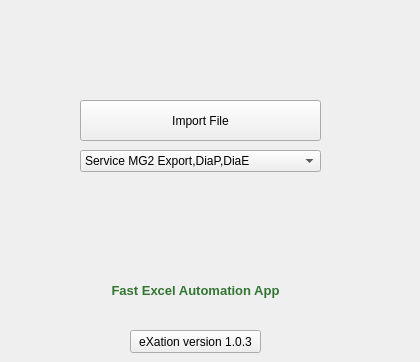
      <widget class="QWidget" name="page">
       <widget class="QPushButton" name="pushButton">
        <property name="geometry">
         <rect>
          <x>80</x>
          <y>100</y>
          <width>241</width>
          <height>41</height>
         </rect>
        </property>
        <property name="text">
         <string>Import File</string>
        </property>
       </widget>
       <widget class="QLabel" name="label">
        <property name="geometry">
         <rect>
          <x>-10</x>
          <y>270</y>
          <width>411</width>
          <height>41</height>
         </rect>
        </property>
        <property name="styleSheet">
         <string notr="true">font: 14pt &quot;Terminal&quot;;
color: rgba(0, 85, 0, 201);</string>
        </property>
        <property name="text">
         <string>&lt;html&gt;&lt;head/&gt;&lt;body&gt;&lt;p align=&quot;center&quot;&gt;&lt;span style=&quot; font-size:10pt; font-weight:600;&quot;&gt;Fast Excel Automation App&lt;/span&gt;&lt;/p&gt;&lt;/body&gt;&lt;/html&gt;</string>
        </property>
       </widget>
       <widget class="QLabel" name="label_5">
        <property name="geometry">
         <rect>
          <x>180</x>
          <y>230</y>
          <width>41</width>
          <height>41</height>
         </rect>
        </property>
        <property name="text">
         <string/>
        </property>
        <property name="pixmap">
         <pixmap>icon.png</pixmap>
        </property>
        <property name="scaledContents">
         <bool>true</bool>
        </property>
       </widget>
       <widget class="QLabel" name="label_9">
        <property name="geometry">
         <rect>
          <x>80</x>
          <y>180</y>
          <width>241</width>
          <height>20</height>
         </rect>
        </property>
        <property name="text">
         <string>&lt;html&gt;&lt;head/&gt;&lt;body&gt;&lt;p align=&quot;center&quot;&gt;&lt;span style=&quot; font-size:7pt;&quot;&gt;&lt;br/&gt;&lt;/span&gt;&lt;/p&gt;&lt;/body&gt;&lt;/html&gt;</string>
        </property>
       </widget>
       <widget class="QLabel" name="label_13">
        <property name="geometry">
         <rect>
          <x>20</x>
          <y>20</y>
          <width>121</width>
          <height>41</height>
         </rect>
        </property>
        <property name="styleSheet">
         <string notr="true">background-color: none;
font: 12pt &quot;Rage Italic&quot;;
color: rgba(0, 85, 0, 201);</string>
        </property>
        <property name="text">
         <string/>
        </property>
        <property name="pixmap">
         <pixmap>mg2.png</pixmap>
        </property>
        <property name="scaledContents">
         <bool>true</bool>
        </property>
       </widget>
       <widget class="QPushButton" name="pushButton_5">
        <property name="geometry">
         <rect>
          <x>130</x>
          <y>330</y>
          <width>131</width>
          <height>23</height>
         </rect>
        </property>
        <property name="text">
         <string>eXation version 1.0.3</string>
        </property>
       </widget>
       <widget class="QComboBox" name="comboBox_4">
        <property name="geometry">
         <rect>
          <x>80</x>
          <y>150</y>
          <width>241</width>
          <height>22</height>
         </rect>
        </property>
        <item>
         <property name="text">
          <string>Service MG2 Export,DiaP,DiaE</string>
         </property>
        </item>
       </widget>
      </widget>
